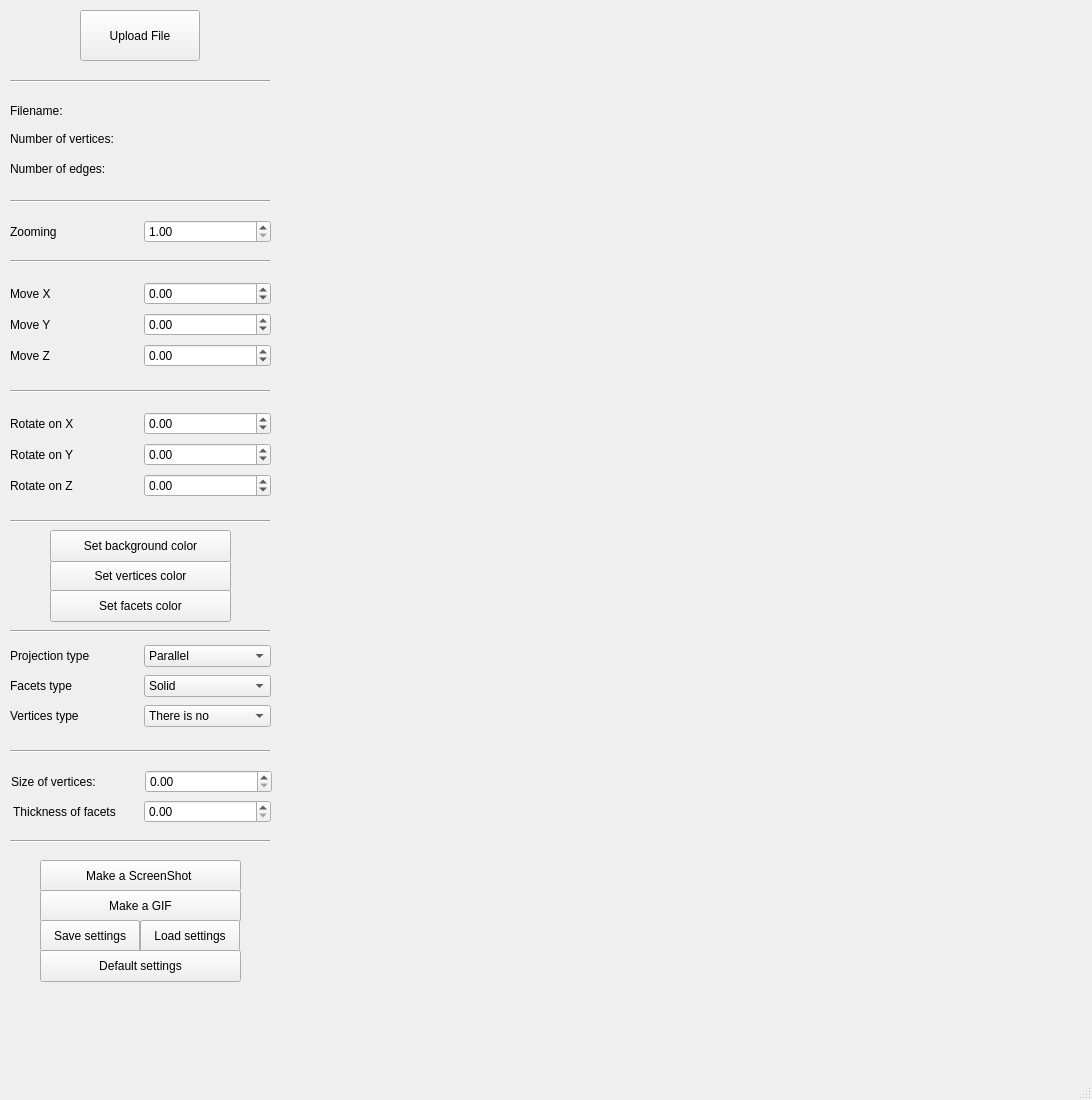
<?xml version="1.0" encoding="UTF-8"?>
<ui version="4.0">
 <class>MainWindow</class>
 <widget class="QMainWindow" name="MainWindow">
  <property name="geometry">
   <rect>
    <x>0</x>
    <y>0</y>
    <width>1092</width>
    <height>1100</height>
   </rect>
  </property>
  <property name="windowTitle">
   <string>MainWindow</string>
  </property>
  <widget class="QWidget" name="centralwidget">
   <widget class="GLWidget" name="GLwidget" native="true">
    <property name="geometry">
     <rect>
      <x>280</x>
      <y>10</y>
      <width>791</width>
      <height>1021</height>
     </rect>
    </property>
   </widget>
   <widget class="Line" name="line">
    <property name="geometry">
     <rect>
      <x>10</x>
      <y>80</y>
      <width>260</width>
      <height>3</height>
     </rect>
    </property>
    <property name="orientation">
     <enum>Qt::Horizontal</enum>
    </property>
   </widget>
   <widget class="Line" name="line_2">
    <property name="geometry">
     <rect>
      <x>10</x>
      <y>260</y>
      <width>260</width>
      <height>3</height>
     </rect>
    </property>
    <property name="orientation">
     <enum>Qt::Horizontal</enum>
    </property>
   </widget>
   <widget class="Line" name="line_3">
    <property name="geometry">
     <rect>
      <x>10</x>
      <y>390</y>
      <width>260</width>
      <height>3</height>
     </rect>
    </property>
    <property name="orientation">
     <enum>Qt::Horizontal</enum>
    </property>
   </widget>
   <widget class="QWidget" name="layoutWidget">
    <property name="geometry">
     <rect>
      <x>10</x>
      <y>220</y>
      <width>261</width>
      <height>23</height>
     </rect>
    </property>
    <layout class="QHBoxLayout" name="horizontalLayout">
     <item>
      <widget class="QLabel" name="label_zoom">
       <property name="text">
        <string>Zooming</string>
       </property>
      </widget>
     </item>
     <item>
      <widget class="QDoubleSpinBox" name="doubleSpinBox_zoom">
       <property name="minimum">
        <double>1.000000000000000</double>
       </property>
       <property name="value">
        <double>1.000000000000000</double>
       </property>
      </widget>
     </item>
    </layout>
   </widget>
   <widget class="QWidget" name="layoutWidget">
    <property name="geometry">
     <rect>
      <x>10</x>
      <y>280</y>
      <width>261</width>
      <height>91</height>
     </rect>
    </property>
    <layout class="QVBoxLayout" name="verticalLayout">
     <item>
      <layout class="QHBoxLayout" name="horizontalLayout_2">
       <item>
        <widget class="QLabel" name="label__move_x">
         <property name="text">
          <string>Move X</string>
         </property>
        </widget>
       </item>
       <item>
        <widget class="QDoubleSpinBox" name="doubleSpinBox_move_x">
         <property name="minimum">
          <double>-100.000000000000000</double>
         </property>
         <property name="maximum">
          <double>100.000000000000000</double>
         </property>
        </widget>
       </item>
      </layout>
     </item>
     <item>
      <layout class="QHBoxLayout" name="horizontalLayout_3">
       <item>
        <widget class="QLabel" name="label__move_y">
         <property name="text">
          <string>Move Y</string>
         </property>
        </widget>
       </item>
       <item>
        <widget class="QDoubleSpinBox" name="doubleSpinBox_move_y">
         <property name="minimum">
          <double>-100.000000000000000</double>
         </property>
         <property name="maximum">
          <double>100.000000000000000</double>
         </property>
        </widget>
       </item>
      </layout>
     </item>
     <item>
      <layout class="QHBoxLayout" name="horizontalLayout_4">
       <item>
        <widget class="QLabel" name="label_move_z">
         <property name="text">
          <string>Move Z</string>
         </property>
        </widget>
       </item>
       <item>
        <widget class="QDoubleSpinBox" name="doubleSpinBox_move_z">
         <property name="minimum">
          <double>-100.000000000000000</double>
         </property>
         <property name="maximum">
          <double>100.000000000000000</double>
         </property>
        </widget>
       </item>
      </layout>
     </item>
    </layout>
   </widget>
   <widget class="QWidget" name="layoutWidget">
    <property name="geometry">
     <rect>
      <x>10</x>
      <y>410</y>
      <width>261</width>
      <height>91</height>
     </rect>
    </property>
    <layout class="QVBoxLayout" name="verticalLayout_2">
     <item>
      <layout class="QHBoxLayout" name="horizontalLayout_5">
       <item>
        <widget class="QLabel" name="label_rotate_x">
         <property name="text">
          <string>Rotate on X</string>
         </property>
        </widget>
       </item>
       <item>
        <widget class="QDoubleSpinBox" name="doubleSpinBox_rotate_x">
         <property name="minimum">
          <double>-1000.000000000000000</double>
         </property>
         <property name="maximum">
          <double>1000.000000000000000</double>
         </property>
        </widget>
       </item>
      </layout>
     </item>
     <item>
      <layout class="QHBoxLayout" name="horizontalLayout_6">
       <item>
        <widget class="QLabel" name="label_rotate_y">
         <property name="text">
          <string>Rotate on Y</string>
         </property>
        </widget>
       </item>
       <item>
        <widget class="QDoubleSpinBox" name="doubleSpinBox_rotate_y">
         <property name="minimum">
          <double>-1000.000000000000000</double>
         </property>
         <property name="maximum">
          <double>1000.000000000000000</double>
         </property>
        </widget>
       </item>
      </layout>
     </item>
     <item>
      <layout class="QHBoxLayout" name="horizontalLayout_7">
       <item>
        <widget class="QLabel" name="label_rotate_z">
         <property name="text">
          <string>Rotate on Z</string>
         </property>
        </widget>
       </item>
       <item>
        <widget class="QDoubleSpinBox" name="doubleSpinBox_rotate_z">
         <property name="minimum">
          <double>-1000.000000000000000</double>
         </property>
         <property name="maximum">
          <double>1000.000000000000000</double>
         </property>
        </widget>
       </item>
      </layout>
     </item>
    </layout>
   </widget>
   <widget class="Line" name="line_5">
    <property name="geometry">
     <rect>
      <x>10</x>
      <y>200</y>
      <width>260</width>
      <height>3</height>
     </rect>
    </property>
    <property name="orientation">
     <enum>Qt::Horizontal</enum>
    </property>
   </widget>
   <widget class="QWidget" name="layoutWidget">
    <property name="geometry">
     <rect>
      <x>10</x>
      <y>100</y>
      <width>261</width>
      <height>21</height>
     </rect>
    </property>
    <layout class="QHBoxLayout" name="horizontalLayout_8">
     <item>
      <widget class="QLabel" name="label_filename_text">
       <property name="text">
        <string>Filename:</string>
       </property>
      </widget>
     </item>
     <item>
      <widget class="QLabel" name="label_filename_value">
       <property name="text">
        <string/>
       </property>
       <property name="alignment">
        <set>Qt::AlignRight|Qt::AlignTrailing|Qt::AlignVCenter</set>
       </property>
      </widget>
     </item>
    </layout>
   </widget>
   <widget class="Line" name="line_6">
    <property name="geometry">
     <rect>
      <x>10</x>
      <y>520</y>
      <width>260</width>
      <height>3</height>
     </rect>
    </property>
    <property name="orientation">
     <enum>Qt::Horizontal</enum>
    </property>
   </widget>
   <widget class="QWidget" name="layoutWidget">
    <property name="geometry">
     <rect>
      <x>10</x>
      <y>130</y>
      <width>261</width>
      <height>18</height>
     </rect>
    </property>
    <layout class="QHBoxLayout" name="horizontalLayout_9">
     <item>
      <widget class="QLabel" name="label_number_of_vertices_text">
       <property name="text">
        <string>Number of vertices:</string>
       </property>
      </widget>
     </item>
     <item>
      <widget class="QLabel" name="label_number_of_vertices_info">
       <property name="text">
        <string/>
       </property>
       <property name="alignment">
        <set>Qt::AlignRight|Qt::AlignTrailing|Qt::AlignVCenter</set>
       </property>
      </widget>
     </item>
    </layout>
   </widget>
   <widget class="QWidget" name="layoutWidget">
    <property name="geometry">
     <rect>
      <x>10</x>
      <y>160</y>
      <width>261</width>
      <height>18</height>
     </rect>
    </property>
    <layout class="QHBoxLayout" name="horizontalLayout_10">
     <item>
      <widget class="QLabel" name="label_number_of_facets_text">
       <property name="text">
        <string>Number of edges:</string>
       </property>
      </widget>
     </item>
     <item>
      <widget class="QLabel" name="label_number_of_facets_info">
       <property name="text">
        <string/>
       </property>
       <property name="alignment">
        <set>Qt::AlignRight|Qt::AlignTrailing|Qt::AlignVCenter</set>
       </property>
      </widget>
     </item>
    </layout>
   </widget>
   <widget class="QPushButton" name="pushButton_vertices_set_color">
    <property name="geometry">
     <rect>
      <x>50</x>
      <y>560</y>
      <width>181</width>
      <height>32</height>
     </rect>
    </property>
    <property name="text">
     <string>Set vertices color</string>
    </property>
   </widget>
   <widget class="QPushButton" name="pushButton_facets_set_color">
    <property name="geometry">
     <rect>
      <x>50</x>
      <y>590</y>
      <width>181</width>
      <height>32</height>
     </rect>
    </property>
    <property name="text">
     <string>Set facets color</string>
    </property>
   </widget>
   <widget class="QPushButton" name="pushButton_background_set_color">
    <property name="geometry">
     <rect>
      <x>50</x>
      <y>530</y>
      <width>181</width>
      <height>32</height>
     </rect>
    </property>
    <property name="text">
     <string>Set background color</string>
    </property>
   </widget>
   <widget class="Line" name="line_7">
    <property name="geometry">
     <rect>
      <x>10</x>
      <y>630</y>
      <width>260</width>
      <height>3</height>
     </rect>
    </property>
    <property name="orientation">
     <enum>Qt::Horizontal</enum>
    </property>
   </widget>
   <widget class="QPushButton" name="pushButton_screenshot">
    <property name="geometry">
     <rect>
      <x>40</x>
      <y>860</y>
      <width>201</width>
      <height>32</height>
     </rect>
    </property>
    <property name="text">
     <string>Make a ScreenShot </string>
    </property>
   </widget>
   <widget class="QPushButton" name="pushButton_gif">
    <property name="geometry">
     <rect>
      <x>40</x>
      <y>890</y>
      <width>201</width>
      <height>32</height>
     </rect>
    </property>
    <property name="text">
     <string>Make a GIF</string>
    </property>
   </widget>
   <widget class="Line" name="line_8">
    <property name="geometry">
     <rect>
      <x>10</x>
      <y>750</y>
      <width>260</width>
      <height>3</height>
     </rect>
    </property>
    <property name="orientation">
     <enum>Qt::Horizontal</enum>
    </property>
   </widget>
   <widget class="QWidget" name="layoutWidget">
    <property name="geometry">
     <rect>
      <x>10</x>
      <y>640</y>
      <width>261</width>
      <height>32</height>
     </rect>
    </property>
    <layout class="QHBoxLayout" name="horizontalLayout_11">
     <item>
      <widget class="QLabel" name="label_projection_type">
       <property name="text">
        <string>Projection type</string>
       </property>
      </widget>
     </item>
     <item>
      <widget class="QComboBox" name="comboBox_projection_type">
       <item>
        <property name="text">
         <string>Parallel</string>
        </property>
       </item>
       <item>
        <property name="text">
         <string>Central</string>
        </property>
       </item>
      </widget>
     </item>
    </layout>
   </widget>
   <widget class="QWidget" name="layoutWidget">
    <property name="geometry">
     <rect>
      <x>10</x>
      <y>670</y>
      <width>261</width>
      <height>32</height>
     </rect>
    </property>
    <layout class="QHBoxLayout" name="horizontalLayout_12">
     <item>
      <widget class="QLabel" name="label_facets_type">
       <property name="text">
        <string>Facets type</string>
       </property>
      </widget>
     </item>
     <item>
      <widget class="QComboBox" name="comboBox_facets_type">
       <item>
        <property name="text">
         <string>Solid</string>
        </property>
       </item>
       <item>
        <property name="text">
         <string>Dotted</string>
        </property>
       </item>
      </widget>
     </item>
    </layout>
   </widget>
   <widget class="QWidget" name="layoutWidget">
    <property name="geometry">
     <rect>
      <x>10</x>
      <y>700</y>
      <width>261</width>
      <height>32</height>
     </rect>
    </property>
    <layout class="QHBoxLayout" name="horizontalLayout_13">
     <item>
      <widget class="QLabel" name="label_way_to_display">
       <property name="text">
        <string>Vertices type</string>
       </property>
      </widget>
     </item>
     <item>
      <widget class="QComboBox" name="comboBox_way_to_display">
       <item>
        <property name="text">
         <string>There is no</string>
        </property>
       </item>
       <item>
        <property name="text">
         <string>Сircle</string>
        </property>
       </item>
       <item>
        <property name="text">
         <string> Square</string>
        </property>
       </item>
      </widget>
     </item>
    </layout>
   </widget>
   <widget class="Line" name="line_9">
    <property name="geometry">
     <rect>
      <x>10</x>
      <y>840</y>
      <width>260</width>
      <height>3</height>
     </rect>
    </property>
    <property name="orientation">
     <enum>Qt::Horizontal</enum>
    </property>
   </widget>
   <widget class="QWidget" name="layoutWidget">
    <property name="geometry">
     <rect>
      <x>11</x>
      <y>770</y>
      <width>261</width>
      <height>23</height>
     </rect>
    </property>
    <layout class="QHBoxLayout" name="horizontalLayout_14">
     <item>
      <widget class="QLabel" name="label_size_of_vertices">
       <property name="text">
        <string>Size of vertices:</string>
       </property>
      </widget>
     </item>
     <item>
      <widget class="QDoubleSpinBox" name="doubleSpinBox_size_of_vertices"/>
     </item>
    </layout>
   </widget>
   <widget class="QWidget" name="layoutWidget">
    <property name="geometry">
     <rect>
      <x>10</x>
      <y>800</y>
      <width>261</width>
      <height>23</height>
     </rect>
    </property>
    <layout class="QHBoxLayout" name="horizontalLayout_15">
     <item>
      <widget class="QLabel" name="label_thickness_of_facets">
       <property name="text">
        <string> Thickness of facets</string>
       </property>
      </widget>
     </item>
     <item>
      <widget class="QDoubleSpinBox" name="doubleSpinBox_thickness_of_facets"/>
     </item>
    </layout>
   </widget>
   <widget class="QPushButton" name="pushButton_save_settings">
    <property name="geometry">
     <rect>
      <x>40</x>
      <y>920</y>
      <width>100</width>
      <height>32</height>
     </rect>
    </property>
    <property name="text">
     <string>Save settings</string>
    </property>
   </widget>
   <widget class="QPushButton" name="pushButton_load_settings">
    <property name="geometry">
     <rect>
      <x>140</x>
      <y>920</y>
      <width>100</width>
      <height>32</height>
     </rect>
    </property>
    <property name="text">
     <string>Load settings</string>
    </property>
   </widget>
   <widget class="QPushButton" name="uploadFileButton">
    <property name="geometry">
     <rect>
      <x>80</x>
      <y>10</y>
      <width>120</width>
      <height>51</height>
     </rect>
    </property>
    <property name="text">
     <string>Upload File</string>
    </property>
   </widget>
   <widget class="QPushButton" name="pushButton_default_settings">
    <property name="geometry">
     <rect>
      <x>40</x>
      <y>950</y>
      <width>201</width>
      <height>32</height>
     </rect>
    </property>
    <property name="text">
     <string>Default settings</string>
    </property>
   </widget>
  </widget>
  <widget class="QMenuBar" name="menubar">
   <property name="geometry">
    <rect>
     <x>0</x>
     <y>0</y>
     <width>1092</width>
     <height>22</height>
    </rect>
   </property>
  </widget>
  <widget class="QStatusBar" name="statusbar"/>
 </widget>
 <customwidgets>
  <customwidget>
   <class>GLWidget</class>
   <extends>QWidget</extends>
   <header location="global">glwidget.h</header>
   <container>1</container>
  </customwidget>
 </customwidgets>
 <resources/>
 <connections/>
</ui>
